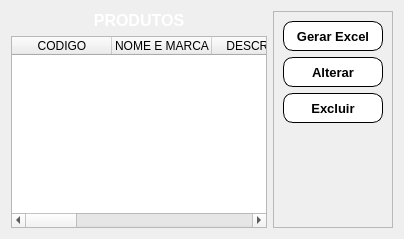
          <widget class="QWidget" name="pg_list_produto">
           <attribute name="title">
            <string>Lista de Produtos</string>
           </attribute>
           <layout class="QVBoxLayout" name="verticalLayout_10">
            <item>
             <layout class="QHBoxLayout" name="horizontalLayout_11">
              <item>
               <layout class="QVBoxLayout" name="verticalLayout_20">
                <item>
                 <layout class="QVBoxLayout" name="verticalLayout_21">
                  <item>
                   <widget class="QLabel" name="label_16">
                    <property name="text">
                     <string>&lt;html&gt;&lt;head/&gt;&lt;body&gt;&lt;p align=&quot;center&quot;&gt;&lt;span style=&quot; font-size:12pt; font-weight:600; color:#ffffff;&quot;&gt;PRODUTOS&lt;/span&gt;&lt;/p&gt;&lt;/body&gt;&lt;/html&gt;</string>
                    </property>
                   </widget>
                  </item>
                  <item>
                   <widget class="QTableWidget" name="table_produtos">
                    <column>
                     <property name="text">
                      <string>CODIGO</string>
                     </property>
                    </column>
                    <column>
                     <property name="text">
                      <string>NOME E MARCA</string>
                     </property>
                    </column>
                    <column>
                     <property name="text">
                      <string>DESCRICAO</string>
                     </property>
                    </column>
                    <column>
                     <property name="text">
                      <string>QUANTIDADE</string>
                     </property>
                    </column>
                    <column>
                     <property name="text">
                      <string>PRECO DE CUSTO</string>
                     </property>
                    </column>
                    <column>
                     <property name="text">
                      <string>PRECO DE VENDA</string>
                     </property>
                    </column>
                    <column>
                     <property name="text">
                      <string>CATEGORIA</string>
                     </property>
                    </column>
                    <column>
                     <property name="text">
                      <string>UNIDADE DE MEDIDA</string>
                     </property>
                    </column>
                    <column>
                     <property name="text">
                      <string>FORNECEDOR</string>
                     </property>
                    </column>
                   </widget>
                  </item>
                 </layout>
                </item>
                <item>
                 <layout class="QVBoxLayout" name="verticalLayout_22"/>
                </item>
               </layout>
              </item>
              <item>
               <widget class="QFrame" name="frame_4">
                <property name="sizePolicy">
                 <sizepolicy hsizetype="Fixed" vsizetype="Preferred">
                  <horstretch>0</horstretch>
                  <verstretch>0</verstretch>
                 </sizepolicy>
                </property>
                <property name="frameShape">
                 <enum>QFrame::StyledPanel</enum>
                </property>
                <property name="frameShadow">
                 <enum>QFrame::Raised</enum>
                </property>
                <layout class="QVBoxLayout" name="verticalLayout_23">
                 <item>
                  <widget class="QPushButton" name="btn_excel_produto">
                   <property name="minimumSize">
                    <size>
                     <width>100</width>
                     <height>30</height>
                    </size>
                   </property>
                   <property name="font">
                    <font>
                     <pointsize>10</pointsize>
                     <weight>75</weight>
                     <bold>true</bold>
                    </font>
                   </property>
                   <property name="cursor">
                    <cursorShape>PointingHandCursor</cursorShape>
                   </property>
                   <property name="styleSheet">
                    <string notr="true">QPushButton{	
	background-color: rgb(255, 255, 255);
	color: rgb(0, 0, 0);
	border-radius:10px;
	border-width: 2px;
	border-style: outset;
	border-color: black;
}
QPushButton:hover{
	
	background-color: rgb(0, 255, 127);
	
	color: rgb(0, 0, 0);
		
}
QPushButton:!pressed
{
  border: 1px solid black;
}</string>
                   </property>
                   <property name="text">
                    <string>Gerar Excel</string>
                   </property>
                  </widget>
                 </item>
                 <item>
                  <widget class="QPushButton" name="btn_alterar_produto">
                   <property name="minimumSize">
                    <size>
                     <width>100</width>
                     <height>30</height>
                    </size>
                   </property>
                   <property name="font">
                    <font>
                     <pointsize>10</pointsize>
                     <weight>75</weight>
                     <bold>true</bold>
                    </font>
                   </property>
                   <property name="cursor">
                    <cursorShape>PointingHandCursor</cursorShape>
                   </property>
                   <property name="styleSheet">
                    <string notr="true">QPushButton{	
	background-color: rgb(255, 255, 255);
	color: rgb(0, 0, 0);
	border-radius:10px;
	border-width: 2px;
	border-style: outset;
	border-color: black;
}
QPushButton:hover{
	
	background-color: rgb(255, 255, 0);
	color: rgb(0, 0, 0);
		
}
QPushButton:!pressed
{
  border: 1px solid black;
}</string>
                   </property>
                   <property name="text">
                    <string>Alterar</string>
                   </property>
                  </widget>
                 </item>
                 <item>
                  <widget class="QPushButton" name="btn_excluir_produto">
                   <property name="minimumSize">
                    <size>
                     <width>100</width>
                     <height>30</height>
                    </size>
                   </property>
                   <property name="font">
                    <font>
                     <pointsize>10</pointsize>
                     <weight>75</weight>
                     <bold>true</bold>
                    </font>
                   </property>
                   <property name="cursor">
                    <cursorShape>PointingHandCursor</cursorShape>
                   </property>
                   <property name="styleSheet">
                    <string notr="true">QPushButton{	
	background-color: rgb(255, 255, 255);
	color: rgb(0, 0, 0);
	border-radius:10px;
	border-width: 2px;
	border-style: outset;
	border-color: black;
}
QPushButton:hover{
	
	background-color: rgb(255, 0, 0);
	color: rgb(0, 0, 0);
		
}
QPushButton:!pressed
{
  border: 1px solid black;
}</string>
                   </property>
                   <property name="text">
                    <string>Excluir</string>
                   </property>
                  </widget>
                 </item>
                 <item>
                  <spacer name="verticalSpacer_3">
                   <property name="orientation">
                    <enum>Qt::Vertical</enum>
                   </property>
                   <property name="sizeHint" stdset="0">
                    <size>
                     <width>0</width>
                     <height>0</height>
                    </size>
                   </property>
                  </spacer>
                 </item>
                </layout>
               </widget>
              </item>
             </layout>
            </item>
           </layout>
          </widget>
